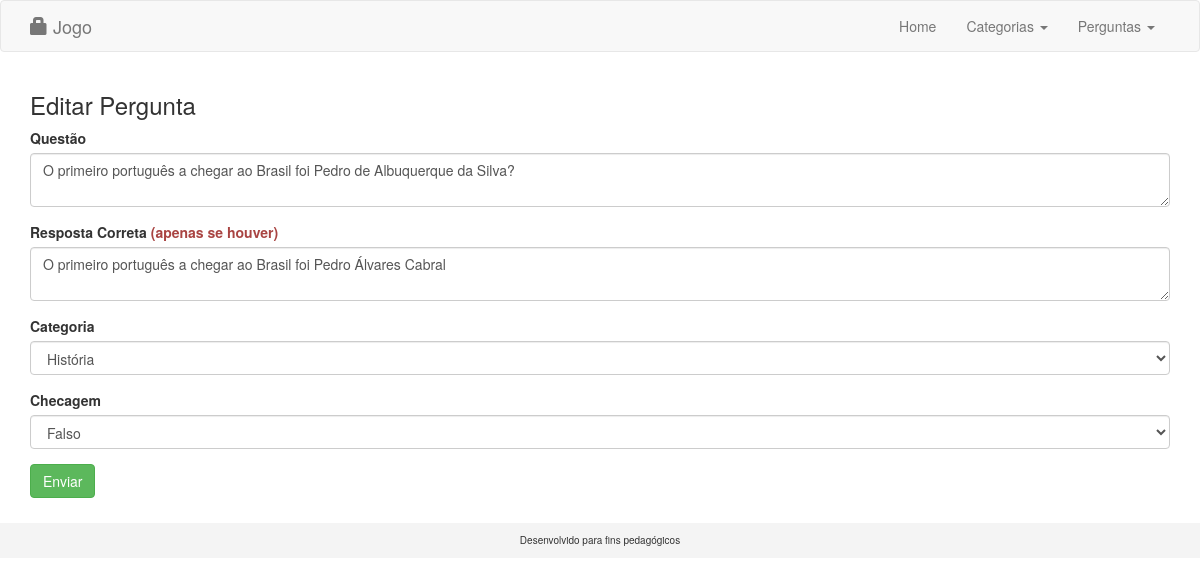
Screenshot of /editar-pergunta.php?id=1 with the database file from the repository.
### tables this page shows
CREATE TABLE `perguntas` (
  `id` int(11) NOT NULL,
  `questao` varchar(255) NOT NULL,
  `checagem` tinyint(1) NOT NULL,
  `resposta_correta` varchar(255) DEFAULT 'Parabéns, você acertou!!',
  `categorias_id` int(11) NOT NULL,
  `repondido` tinyint(1) NOT NULL DEFAULT '0'
);

CREATE TABLE `categorias` (
  `id` int(11) NOT NULL,
  `nome` varchar(45) NOT NULL
);

### editar-pergunta.php (the view, shortened to what this page needs)
<?php
require_once(__DIR__ ."/conexao.php");
$id = (int) $_GET['id'];
$sql = "SELECT * FROM perguntas WHERE id = $id";
$resultadoPergunta = mysqli_query($conexao, $sql);
$pergunta = mysqli_fetch_object($resultadoPergunta);
$sql = "SELECT * FROM categorias ORDER BY nome";
$categoriasNoBancoDeDados = mysqli_query($conexao, $sql);
require_once(__DIR__ ."/includes/header.php");
require_once(__DIR__ ."/includes/menu.php");
?>
  <div class="container">
    <h3>Editar Pergunta</h3>
		<form action="alterar-pergunta.php" method="post">
       <div class="form-group">
        <label>Questão</label>
        <textarea class="form-control" name="questao"><?php echo $pergunta->questao ?></textarea>
      </div>
      <div class="form-group">
        <label>Resposta Correta <span class="text-danger">(apenas se houver)</span></label>
        <textarea class="form-control" name="resposta_correta"><?php echo $pergunta->resposta_correta ?></textarea>
      </div>
      <div class="form-group">
        <label>Categoria</label>
        <select class="form-control" name="categorias_id">
            <?php while ($categoria = mysqli_fetch_object($categoriasNoBancoDeDados)) { ?>
              <option value="<?php echo $categoria->id ?>"
                <?php echo ($categoria->id === $pergunta->categorias_id) ? "selected >" : ">" ?>
                <?php echo $categoria->nome ?>
              </option>
            <?php } ?>
          </select>
      </div>
      <div class="form-group">
        <label>Checagem</label>
        <select class="form-control" name="checagem">
          <?php if ($pergunta->checagem == 1): ?>
              <option value="0">Falso</option>
              <option value="1" selected="">Verdadeiro</option>
            <?php else : ?>
              <option value="0" selected="">Falso</option>
            <?php endif; ?>
        </select>
      </div>
      <div class="form-group">
        <input type="submit" name="enviar" value="Enviar" class="btn btn-success">
      </div>
    </form>
  </div>
<?php require_once(__DIR__ ."/includes/footer.php"); ?>

### rows the page displays
perguntas: questao "O primeiro português a chegar ao Brasil foi Pedro de Albuquerque da Silva?", resposta_correta "O primeiro português a chegar ao Brasil foi Pedro Álvares Cabral", categorias_id "História", checagem "Falso"
